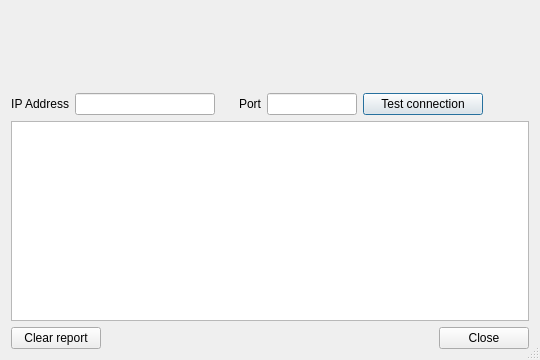
<?xml version="1.0" encoding="UTF-8"?>
<ui version="4.0">
 <class>GuiNetworkTestDialog</class>
 <widget class="QDialog" name="GuiNetworkTestDialog">
  <property name="windowModality">
   <enum>Qt::NonModal</enum>
  </property>
  <property name="geometry">
   <rect>
    <x>0</x>
    <y>0</y>
    <width>540</width>
    <height>360</height>
   </rect>
  </property>
  <property name="sizeGripEnabled">
   <bool>true</bool>
  </property>
  <layout class="QGridLayout" name="gridLayout_2">
   <item row="0" column="0">
    <widget class="QLabel" name="mp_lPix">
     <property name="sizePolicy">
      <sizepolicy hsizetype="Fixed" vsizetype="Fixed">
       <horstretch>0</horstretch>
       <verstretch>0</verstretch>
      </sizepolicy>
     </property>
     <property name="minimumSize">
      <size>
       <width>48</width>
       <height>48</height>
      </size>
     </property>
     <property name="maximumSize">
      <size>
       <width>48</width>
       <height>48</height>
      </size>
     </property>
     <property name="pixmap">
      <pixmap resource="../beebeep.qrc">:/images/network.png</pixmap>
     </property>
     <property name="scaledContents">
      <bool>true</bool>
     </property>
     <property name="alignment">
      <set>Qt::AlignCenter</set>
     </property>
    </widget>
   </item>
   <item row="0" column="1">
    <widget class="QLabel" name="mp_lHelp1">
     <property name="sizePolicy">
      <sizepolicy hsizetype="Expanding" vsizetype="Preferred">
       <horstretch>0</horstretch>
       <verstretch>0</verstretch>
      </sizepolicy>
     </property>
     <property name="minimumSize">
      <size>
       <width>0</width>
       <height>26</height>
      </size>
     </property>
    </widget>
   </item>
   <item row="1" column="0" colspan="2">
    <layout class="QGridLayout" name="gridLayout">
     <item row="1" column="0">
      <widget class="QLabel" name="mp_lIp">
       <property name="sizePolicy">
        <sizepolicy hsizetype="Minimum" vsizetype="Preferred">
         <horstretch>0</horstretch>
         <verstretch>0</verstretch>
        </sizepolicy>
       </property>
       <property name="text">
        <string>IP Address</string>
       </property>
       <property name="alignment">
        <set>Qt::AlignRight|Qt::AlignTrailing|Qt::AlignVCenter</set>
       </property>
      </widget>
     </item>
     <item row="1" column="1">
      <widget class="QLineEdit" name="mp_leIpAddress">
       <property name="minimumSize">
        <size>
         <width>140</width>
         <height>0</height>
        </size>
       </property>
       <property name="maxLength">
        <number>64</number>
       </property>
       <property name="alignment">
        <set>Qt::AlignCenter</set>
       </property>
      </widget>
     </item>
     <item row="1" column="2">
      <widget class="QLabel" name="mp_lPort">
       <property name="sizePolicy">
        <sizepolicy hsizetype="Minimum" vsizetype="Preferred">
         <horstretch>0</horstretch>
         <verstretch>0</verstretch>
        </sizepolicy>
       </property>
       <property name="minimumSize">
        <size>
         <width>40</width>
         <height>0</height>
        </size>
       </property>
       <property name="text">
        <string>Port</string>
       </property>
       <property name="alignment">
        <set>Qt::AlignRight|Qt::AlignTrailing|Qt::AlignVCenter</set>
       </property>
      </widget>
     </item>
     <item row="1" column="3">
      <widget class="QLineEdit" name="mp_lePort">
       <property name="sizePolicy">
        <sizepolicy hsizetype="Minimum" vsizetype="Fixed">
         <horstretch>0</horstretch>
         <verstretch>0</verstretch>
        </sizepolicy>
       </property>
       <property name="minimumSize">
        <size>
         <width>75</width>
         <height>0</height>
        </size>
       </property>
       <property name="maximumSize">
        <size>
         <width>90</width>
         <height>16777215</height>
        </size>
       </property>
       <property name="maxLength">
        <number>5</number>
       </property>
       <property name="alignment">
        <set>Qt::AlignCenter</set>
       </property>
      </widget>
     </item>
     <item row="1" column="4">
      <widget class="QPushButton" name="mp_pbTest">
       <property name="minimumSize">
        <size>
         <width>120</width>
         <height>0</height>
        </size>
       </property>
       <property name="text">
        <string>Test connection</string>
       </property>
      </widget>
     </item>
     <item row="1" column="5">
      <spacer name="horizontalSpacer_3">
       <property name="orientation">
        <enum>Qt::Horizontal</enum>
       </property>
       <property name="sizeHint" stdset="0">
        <size>
         <width>16</width>
         <height>20</height>
        </size>
       </property>
      </spacer>
     </item>
     <item row="0" column="0" colspan="6">
      <widget class="QLabel" name="mp_lHelp2">
       <property name="sizePolicy">
        <sizepolicy hsizetype="Expanding" vsizetype="Preferred">
         <horstretch>0</horstretch>
         <verstretch>0</verstretch>
        </sizepolicy>
       </property>
       <property name="minimumSize">
        <size>
         <width>0</width>
         <height>22</height>
        </size>
       </property>
      </widget>
     </item>
    </layout>
   </item>
   <item row="2" column="0" colspan="2">
    <widget class="QTextEdit" name="mp_teReport">
     <property name="undoRedoEnabled">
      <bool>false</bool>
     </property>
     <property name="readOnly">
      <bool>true</bool>
     </property>
    </widget>
   </item>
   <item row="3" column="0" colspan="2">
    <layout class="QHBoxLayout" name="horizontalLayout_2">
     <item>
      <widget class="QPushButton" name="mp_pbClear">
       <property name="minimumSize">
        <size>
         <width>90</width>
         <height>0</height>
        </size>
       </property>
       <property name="text">
        <string>Clear report</string>
       </property>
      </widget>
     </item>
     <item>
      <spacer name="horizontalSpacer">
       <property name="orientation">
        <enum>Qt::Horizontal</enum>
       </property>
       <property name="sizeHint" stdset="0">
        <size>
         <width>137</width>
         <height>20</height>
        </size>
       </property>
      </spacer>
     </item>
     <item>
      <widget class="QPushButton" name="mp_pbClose">
       <property name="minimumSize">
        <size>
         <width>90</width>
         <height>0</height>
        </size>
       </property>
       <property name="text">
        <string>Close</string>
       </property>
      </widget>
     </item>
    </layout>
   </item>
  </layout>
 </widget>
 <tabstops>
  <tabstop>mp_leIpAddress</tabstop>
  <tabstop>mp_lePort</tabstop>
  <tabstop>mp_pbTest</tabstop>
  <tabstop>mp_teReport</tabstop>
  <tabstop>mp_pbClear</tabstop>
  <tabstop>mp_pbClose</tabstop>
 </tabstops>
 <resources>
  <include location="../beebeep.qrc"/>
 </resources>
 <connections/>
</ui>
